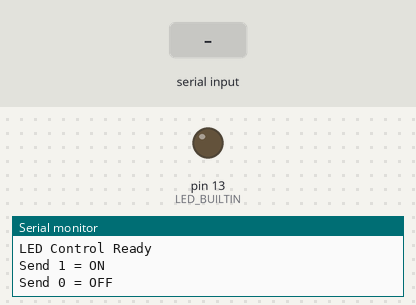
The sketch below on a simulated Arduino Uno, built with avr-gcc and run on an emulated ATmega328P. Parts: output pins drawn as LEDs (lit = HIGH), the last lines printed to the serial monitor. The test bench sets the inputs (shaded band).

Above: at 1.2 s.
1.3 s: "1" received over Serial
At 2.0 s:
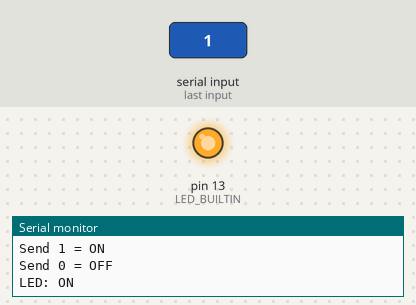
2.8 s: "0" received over Serial
At 3.1 s:
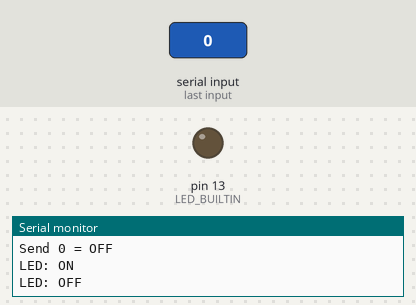
Timing chart, 0 to 5.8 s (numbered marks = the images above; inputs shaded):
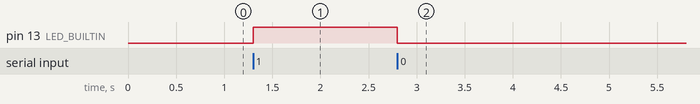

The sketch:

test_code.ino
```cpp
void setup() {
  pinMode(LED_BUILTIN, OUTPUT);
  Serial.begin(9600);

  Serial.println("LED Control Ready");
  Serial.println("Send 1 = ON");
  Serial.println("Send 0 = OFF");
}

void loop() {
  if (Serial.available() > 0) {
    char command = Serial.read();

    if (command == '1') {
      digitalWrite(LED_BUILTIN, HIGH);
      Serial.println("LED: ON");
    }
    else if (command == '0') {
      digitalWrite(LED_BUILTIN, LOW);
      Serial.println("LED: OFF");
    }
  }
}
```

Measured:
- after the input at 1.3 s, pin 13 (LED_BUILTIN): LOW → HIGH at once
- after the input at 2.8 s, pin 13 (LED_BUILTIN): HIGH → LOW at once
